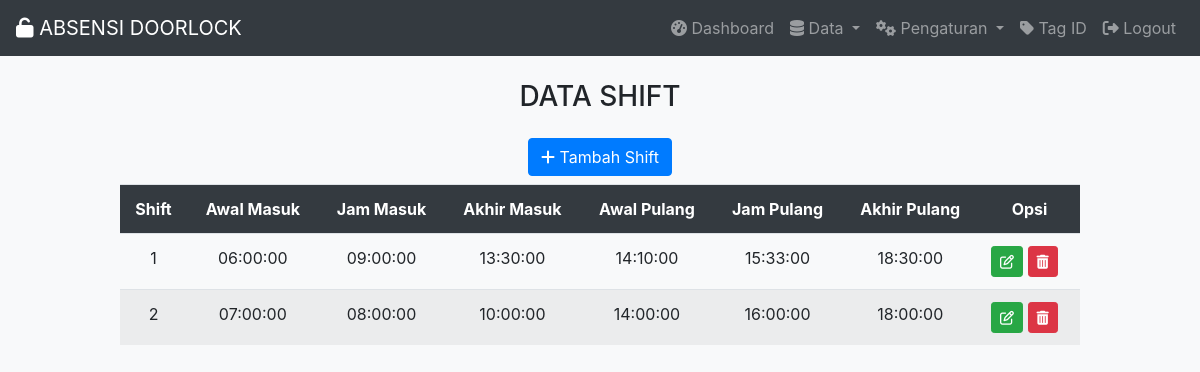
The app's page /shift.php (signed in) with its own data.
### tables this page shows
CREATE TABLE `tabel_shift` (
  `id_shift` int(20) NOT NULL,
  `JAM_MASUK_1` time NOT NULL,
  `JAM_MASUK_2` time NOT NULL,
  `JAM_MASUK_3` time NOT NULL,
  `JAM_PULANG_1` time NOT NULL,
  `JAM_PULANG_2` time NOT NULL,
  `JAM_PULANG_3` time NOT NULL
);

### koneksidb.php (called while the page is built, shortened)
<?php
$server       = "localhost";
$user         = "root";
$password     = "";
$database     = "absensirfid";
$koneksi      = mysqli_connect($server, $user, $password, $database);
function query($query) {
    global $koneksi;
    $result = mysqli_query($koneksi, $query );
    $box = [];
    while( $siswa = mysqli_fetch_assoc($result) ){
    $box[] = $siswa;
    }
    return $box;
}
 ?>

### shift.php (the view, shortened to what this page needs)
<?php
require "template.php";
$shift    = query("SELECT * FROM tabel_shift");
 ?>
<!DOCTYPE html>
<html>
<head>
</head>
<body>
	<center>
		<h3 class="mb-4 mt-2">DATA SHIFT </h3>
   				<div class="container">
					    <button type="button" class="btn btn-primary mb-2" href="#" data-toggle="modal"data-target="#tambahshift"><i class="fa fa-plus"></i> Tambah Shift
					    </button>
          </div>
          <div class="table-responsive-sm">
  					<table class="table table-striped" style="width:60rem;">
					    	<tr class="text-white text-center bg-dark">
					    		<th>Shift</th>
					    		<th>Awal Masuk</th>
                  <th>Jam Masuk</th>
                  <th>Akhir Masuk</th>
					    		<th>Awal Pulang</th>
                  <th>Jam Pulang</th>
                  <th>Akhir Pulang</th>
					    		<th>Opsi</th>
					    	</tr>
					     <?php foreach ($shift as $i) : ?>
					    	<tr>
					    		<td class="text-center"><?=$i["id_shift"];?></td>
					    		<td class="text-center"><?=$i["JAM_MASUK_1"];?></td>
                  <td class="text-center"><?=$i["JAM_MASUK_2"];?></td>
                  <td class="text-center"><?=$i["JAM_MASUK_3"];?></td>
                  <td class="text-center"><?=$i["JAM_PULANG_1"];?></td>
                  <td class="text-center"><?=$i["JAM_PULANG_2"];?></td>
                  <td class="text-center"><?=$i["JAM_PULANG_3"];?></td>
					    		<td>
					    			 <a class="ubah btn btn-success btn-sm" href="ubahshift.php?id_shift=<?=$i["id_shift"];?>" data-toggle="tooltip" data-placement="bottom" title="Ubah"><i class="fa fa-edit"></i></a>
       								 <a class="hapus btn btn-danger btn-sm alert_hapus" href="hapus.php?id_shift=<?=$i["id_shift"];?>" data-toggle="tooltip" data-placement="bottom" title="Hapus"><i class="fa fa-trash-alt"></i></a>
					    	    </td>
					    	</tr>
					     <?php
					        endforeach;
					     ?>
					 </table>
			  </div>
	</center>
</body>
</html>

### records on screen
tabel_shift: id_shift "1", JAM_MASUK_1 "06:00:00", JAM_MASUK_2 "09:00:00", JAM_MASUK_3 "13:30:00", JAM_PULANG_1 "14:10:00", JAM_PULANG_2 "15:33:00", JAM_PULANG_3 "18:30:00"
tabel_shift: id_shift "2", JAM_MASUK_1 "07:00:00", JAM_MASUK_2 "08:00:00", JAM_MASUK_3 "10:00:00", JAM_PULANG_1 "14:00:00", JAM_PULANG_2 "16:00:00", JAM_PULANG_3 "18:00:00"
